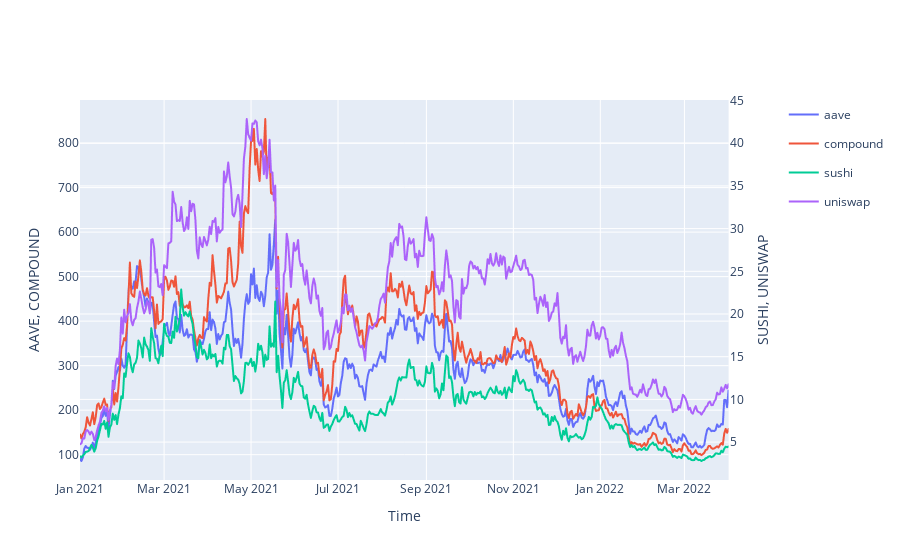

The code cell stored with this chart in its notebook:
### Code cell
# import some stuff
import plotly.express as px
from plotly.subplots import make_subplots
import pandas as pd
import numpy as np

# # create some data
# df = pd.DataFrame()
# n = 50
# df["Time"] = np.arange(n)
# df["Linear-"] = np.arange(n)+np.random.rand(n)
# df["Linear+"] = np.arange(n)+np.random.rand(n)
# df["Log-"] = np.arange(n)+np.random.rand(n)
# df["Log+"] = np.arange(n)+np.random.rand(n)
# df.set_index("Time", inplace=True)

subfig = make_subplots(specs=[[{"secondary_y": True}]])

# create two independent figures with px.line each containing data from multiple columns
fig = px.line(df, x="date",y=['aave','compound'], render_mode="webgl")
fig2 = px.line(df, x="date",y=['sushi','uniswap'], render_mode="webgl")

fig2.update_traces(yaxis="y2")

    # tickformat="%b\n%Y")

subfig.add_traces(fig.data + fig2.data)
subfig.layout.xaxis.title="Time"
subfig.layout.yaxis.title="AAVE, COMPOUND"
subfig.layout.yaxis2.title="SUSHI, UNISWAP"
# recoloring is necessary otherwise lines from fig und fig2 would share each color
# e.g. Linear-, Log- = blue; Linear+, Log+ = red... we don't want this
subfig.for_each_trace(lambda t: t.update(line=dict(color=t.marker.color)))
subfig.update_xaxes(dtick="M1")

# subfig.update_layout(template='plotly_dark')
subfig.show()

### Figure 1 — Plotly figure (JSON) as saved in the notebook; plotly's stock layout.template omitted (floating-point values rounded to 4 significant figures; data arrays with more than 128 entries replaced by an {"elided": "..."} marker saying what was removed)
{"data": [{"hovertemplate": "variable=aave<br>date=%{x}<br>value=%{y}<extra></extra>", "legendgroup": "aave", "line": {"dash": "solid"}, "mode": "lines", "name": "aave", "showlegend": true, "type": "scattergl", "x": {"elided": "456 str values"}, "xaxis": "x", "y": {"elided": "456 float values"}, "yaxis": "y"}, {"hovertemplate": "variable=compound<br>date=%{x}<br>value=%{y}<extra></extra>", "legendgroup": "compound", "line": {"dash": "solid"}, "mode": "lines", "name": "compound", "showlegend": true, "type": "scattergl", "x": {"elided": "456 str values"}, "xaxis": "x", "y": {"elided": "456 float values"}, "yaxis": "y"}, {"hovertemplate": "variable=sushi<br>date=%{x}<br>value=%{y}<extra></extra>", "legendgroup": "sushi", "line": {"dash": "solid"}, "mode": "lines", "name": "sushi", "showlegend": true, "type": "scattergl", "x": {"elided": "456 str values"}, "xaxis": "x", "y": {"elided": "456 float values"}, "yaxis": "y2"}, {"hovertemplate": "variable=uniswap<br>date=%{x}<br>value=%{y}<extra></extra>", "legendgroup": "uniswap", "line": {"dash": "solid"}, "mode": "lines", "name": "uniswap", "showlegend": true, "type": "scattergl", "x": {"elided": "456 str values"}, "xaxis": "x", "y": {"elided": "456 float values"}, "yaxis": "y2"}], "layout": {"xaxis": {"anchor": "y", "domain": [0, 0.94], "title": {"text": "Time"}}, "yaxis": {"anchor": "x", "domain": [0, 1], "title": {"text": "AAVE, COMPOUND"}}, "yaxis2": {"anchor": "x", "overlaying": "y", "side": "right", "title": {"text": "SUSHI, UNISWAP"}}}}
